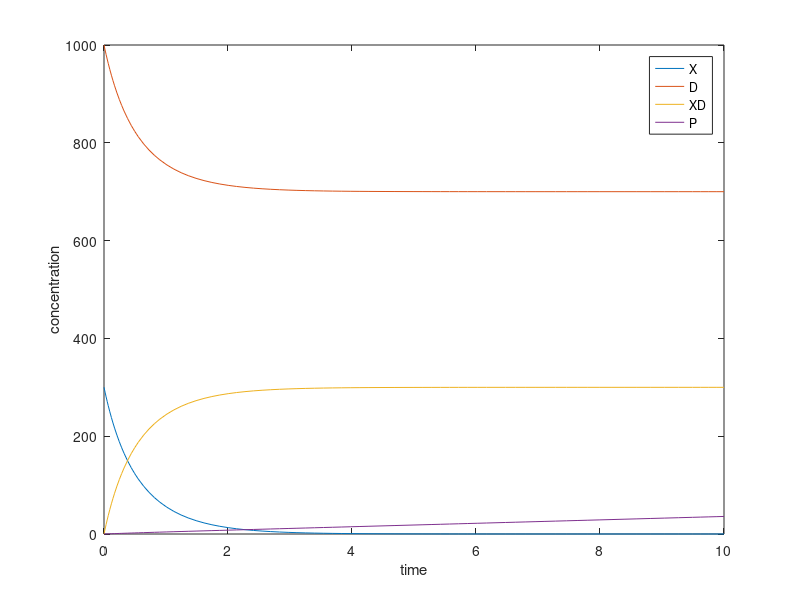

Write the MATLAB code that produced this figure.
%Max Wang, Oct 19, 2021
%course: gene circuit modeling
%accomplished with the help of TA ZYY
%% main function
% The name of the function must be the SAME as the name of the .m script file.
function chain1
global v0; global k1; global k2;

% By changing the following 2 lines, this function simulates transcription activation or inhibition;
%odefunc=@activation;
odefunc=@inhibition;
v0=5;
k1=0.002;
k2=0.0002;

s0=[300,1000,0,0];
tspan = [0,10];

[t,s] = ode45(odefunc, tspan, s0);

figure(1);
plot(t,s(:,1),t,s(:,2),t,s(:,3),t,s(:,4));
xlabel('time')
ylabel('concentration')
legend('X','D','XD','P')
end
%% model function 1: activation
function ds=activation(t,s)
% This function is the model for transcription activation;
% s1~4 stand for the concentration of X, D, XD, P;
global v0; global k1; global k2;
s1=s(1);s2=s(2);s3=s(3);s4=s(4);

ds1 = -k1*s1*s2+k2*s3+v0*s3;
ds2 = -k1*s1*s2+k2*s3;
ds3 = k1*s1*s2-k2*s3-v0*s3;
ds4 = v0*s3;

ds = [ds1;ds2;ds3;ds4];
end
%% model function 2: inhibition
function ds=inhibition(t,s)
%This function is the model of transcription inhibition;
global v0; global k1; global k2;
s1=s(1);s2=s(2);s3=s(3);s4=s(4);
%repressor, X binding region, repressor-DNA, product
ds1 = -k1*s1*s2+k2*s3;
ds2 = -k1*s1*s2+k2*s3;
ds3 = k1*s1*s2-k2*s3;
ds4 = v0*s2/(s2+s3);

ds = [ds1;ds2;ds3;ds4];
end
